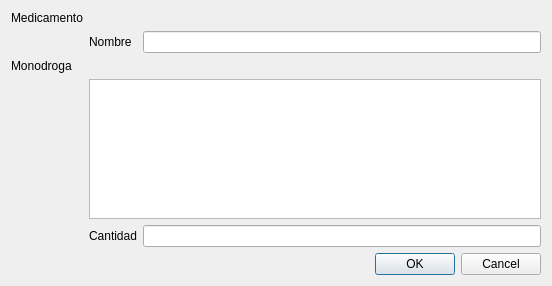
<?xml version="1.0" encoding="UTF-8"?>
<ui version="4.0">
 <class>vtnAltaMedicamento</class>
 <widget class="QWidget" name="vtnAltaMedicamento">
  <property name="geometry">
   <rect>
    <x>0</x>
    <y>0</y>
    <width>552</width>
    <height>286</height>
   </rect>
  </property>
  <property name="windowTitle">
   <string>Alta Medicamento</string>
  </property>
  <layout class="QVBoxLayout" name="verticalLayout">
   <item>
    <layout class="QGridLayout" name="gridLayout">
     <item row="1" column="1">
      <widget class="QLabel" name="label_4">
       <property name="text">
        <string>Nombre</string>
       </property>
      </widget>
     </item>
     <item row="2" column="0" alignment="Qt::AlignTop">
      <widget class="QLabel" name="label_2">
       <property name="text">
        <string>Monodroga</string>
       </property>
      </widget>
     </item>
     <item row="1" column="2">
      <widget class="QLineEdit" name="lineEdit">
       <property name="text">
        <string/>
       </property>
      </widget>
     </item>
     <item row="0" column="0">
      <widget class="QLabel" name="label">
       <property name="text">
        <string>Medicamento</string>
       </property>
      </widget>
     </item>
     <item row="3" column="1" colspan="2">
      <widget class="QListWidget" name="listWidget"/>
     </item>
     <item row="5" column="2">
      <widget class="QDialogButtonBox" name="buttonBox">
       <property name="standardButtons">
        <set>QDialogButtonBox::Cancel|QDialogButtonBox::Ok</set>
       </property>
      </widget>
     </item>
     <item row="4" column="2">
      <widget class="QLineEdit" name="lineEdit_2"/>
     </item>
     <item row="4" column="1">
      <widget class="QLabel" name="label_3">
       <property name="text">
        <string>Cantidad</string>
       </property>
      </widget>
     </item>
    </layout>
   </item>
  </layout>
 </widget>
 <tabstops>
  <tabstop>lineEdit</tabstop>
  <tabstop>listWidget</tabstop>
  <tabstop>lineEdit_2</tabstop>
  <tabstop>buttonBox</tabstop>
 </tabstops>
 <resources/>
 <connections/>
</ui>
